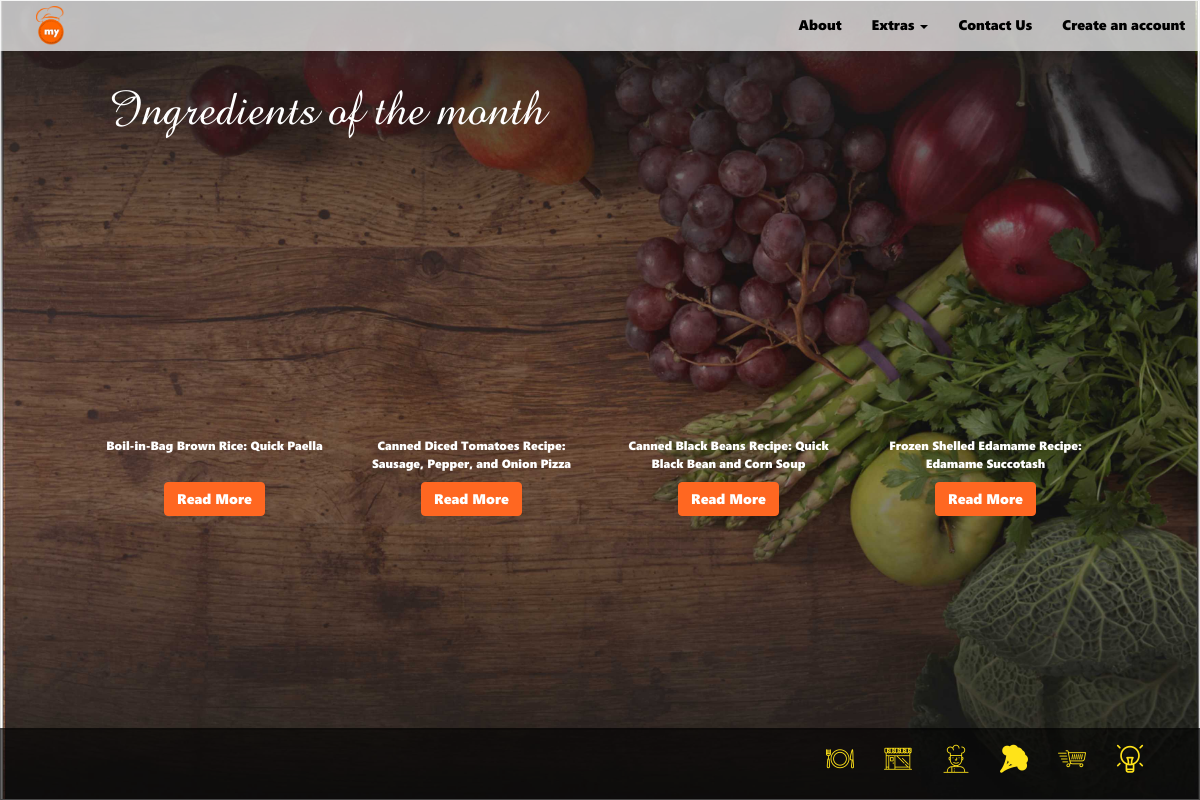
The app's page /user/ingredientsOfTheMonth with its own data.
### tables this page shows
CREATE TABLE `ingredients_of_the_month` (
  `id` int(11) NOT NULL,
  `name` text NOT NULL,
  `image_url` text NOT NULL,
  `comments` text NOT NULL
);

### application/controllers/User.php (called while the page is built, shortened)
<?php
class User extends CI_Controller {
	public $data = array(
		'title' => 'MPC',
		'sub_title' => '',
		'email' => '',
		'myOrders' => array(),
		'plan_login_url' => "",
		'session'=>null,
		'level' => 0,
		'page' => 'user',
		'type' => 'Chefs',
		'description' => 'chef meals',
		'keywords' => 'chef, meals',
	);
	public function __construct() {
		$this->data['myOrders'] 	= $this->users_model->fetchMyOrders();
		$this->data['sub_title'] 	= "";
		$this->data['isUser'] 		= false;
		$this->data['session'] 		= $_SESSION['user'] ?? null;
	}
	public function ingredientsOfTheMonth () {
		$this->data['ings'] = $this->meals_model->fetch_ings ();
		$this->data['sub_title'] = "Ingridients of the month";
		$this->load->view('user/header', $this->data);
		$this->load->view('user/ingredients_of_the_month', $this->data);
		$this->load->view('user/footer', $this->data);
	}
}

### index.php (called while the page is built, shortened)
<?php
require_once BASEPATH.'core/CodeIgniter.php';

### application/models/Meals_model.php (called while the page is built, shortened)
<?php
class Meals_model extends CI_Model {
	public function fetch_ings () {
		$this->db
			->select('*')
			->from('ingredients_of_the_month');
		return $this->db->get()->result();
	}
}

### application/views/user/ingredients_of_the_month.php (the view, shortened to what this page needs)
<div class="container-fluid full-height background-image background-11 p-l-100 p-r-100 p-t-70 text-black">
    <div class="row">
    	<div class="col-sm-8 text-white p-l-20">
    		<p class="curly-text-2 font-50 font-normal-100 m-b-20">Ingredients of the month</p>
    	</div>
    </div>
    <div class="row p-t-05">
    	<?php $i=0; foreach($ings as $ing){ ?>
    	<div class="col-sm-3 p-l-20 p-b-20 p-r-20">
    		<div class="background-image" style="height: 250px; border-radius: 5px; background-image: url('<?=trim(base64_decode($ing->image_url));?>')"></div>
    	</div>
    	<?php if ($i==3) break; else $i++; } ?>
    </div>
    <div class="row">
    	<?php $z=0; foreach($ings as $ing){ ?>
    	<div class="col-sm-3 text-center text-white">
    		<p><?=base64_decode($ing->name);?></p>
    	</div>
    	<?php if ($z==3) break; else $z++; } ?>
    </div>
    <div class="row">
    	<?php $z=0; foreach($ings as $ing){ ?>
    	<div class="col-sm-3 text-center text-white">
    		<span class="btn btn-orange read-more-btn"
    			data-name="<?=$ing->name;?>"
    			data-image="<?=$ing->image_url;?>"
    			data-comments="<?=$ing->comments;?>" data-toggle="modal" data-target="#mymodal">Read More</span>
    	</div>
    	<?php if ($z==3) break; else $z++; } ?>
    </div>
</div>

### assets/css/backgrounds.css (style rules this page uses)
.background-image { background-repeat: no-repeat; background-size: cover; background-position: center; }
.background-11 { background-image: url("../backgrounds/11.jpg"); }

### assets/css/styles.css (style rules this page uses)
html, body { margin: 0; padding: 0; left: 0; right: 0; bottom: 0; top: 0; height: 100%!important; font-family: segoeui_one, segoeui_two, segoeui_three, segoeui_four, segoeui_five, segoeui_six, segui_one, segui_two, segui_three, segui_four, segui_five, segui_six; font-size: 14px; overflow: auto; }
.full-height { padding: 0; left: 0; right: 0; bottom: 0; top: 0; height: 100%!important; font-size: 12px; overflow: auto; }
.container-fluid { border: 1px solid #dedede; }
.p-t-05 { padding-top: 05px!important; }
.p-t-70 { padding-top: 70px!important; }
.p-r-20 { padding-right: 20px!important; }
.p-r-100 { padding-right: 100px!important; }
.p-l-20 { padding-left: 20px!important; }
.p-l-100 { padding-left: 100px!important; }
.p-b-20 { padding-bottom: 20px!important; }
.m-b-20 { margin-bottom: 20px!important; }
.text-center { text-align: center; }
.font-50 { font-size: 50px !important; }
.font-normal-100 { font-weight: 100; }
.text-white { color: #FFFFFF!important; }
.text-black { color: #000000!important; }
.curly-text-2 { font-family: curly-text-2; }
.btn-orange, .btn-orange:hover, .btn-orange:visited { background-color: #ff6721; border-color: #ff6721; color: #FFFFFF; }
[class^="icon-"], [class*=" icon-"] { font-family: 'icomoon' !important; speak: none; font-style: normal; font-weight: normal; font-variant: normal; text-transform: none; line-height: 1; -webkit-font-smoothing: antialiased; -moz-osx-font-smoothing: grayscale; }
.font-1-4 { font-size: 2em!important; }
.icon-shopping-markets:before { content: "\e901"; }
.icon-ingredients-of-the-month:before { content: "\e902"; }
.icon-chef-of-the-month:before { content: "\e903"; }
.icon-new-places:before { content: "\e904"; }
.icon-cooking-tips:before { content: "\e905"; }
.icon-new-dishes:before { content: "\e900"; }
.color-gold { color: #FFE319!important; }

### records on screen
ingredients_of_the_month: name "Boil-in-Bag Brown Rice: Quick Paella"
ingredients_of_the_month: name "Canned Diced Tomatoes Recipe: Sausage, Pepper, and Onion Pizza"
ingredients_of_the_month: name "Canned Black Beans Recipe: Quick Black Bean and Corn Soup"
ingredients_of_the_month: name "Frozen Shelled Edamame Recipe: Edamame Succotash"

### other values on screen
anchor('#about', 'About', array('class'=>"page-scroll text-black")) "About"
